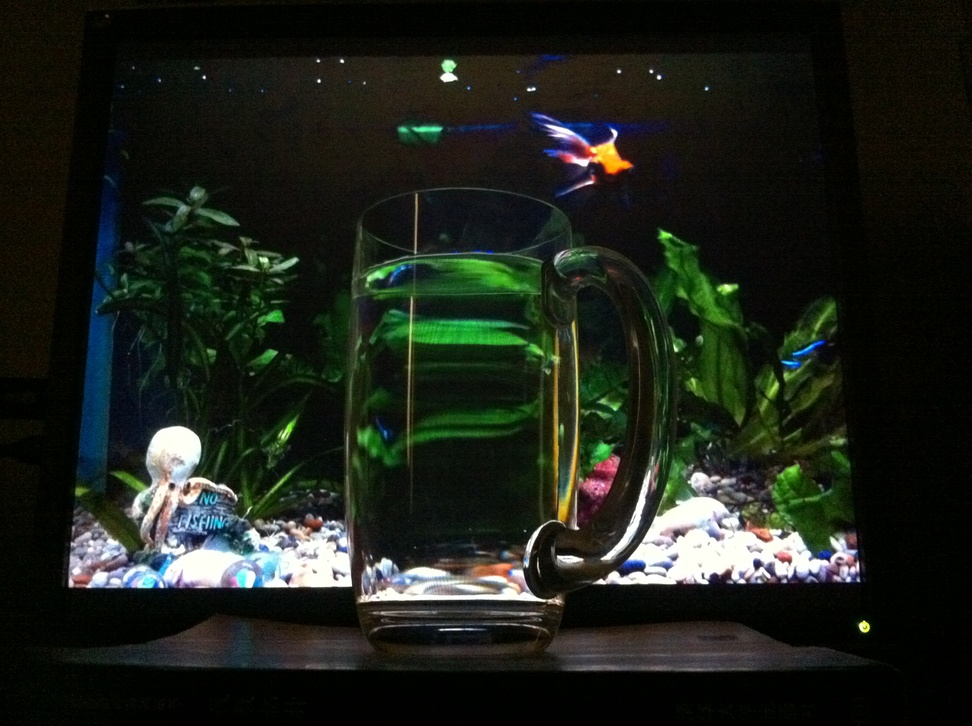
%> input picture homework1/3/mug1.jpg, 972 x 726 px, shrunk from 2592 x 1936 before the run
$ octave detect_script.m   (GNU Octave 9; MATLAB toolbox functions it lacks are replaced by stand-ins)
%> lines starting %> are read from the running program, lines starting %| are printed output that depends on the picture; in (x1, y1, x2, y2) boxes, pixels count from 0 and x2, y2 are one past the last pixel; in counts of white or black regions, pixels touching at a corner belong together; the program's own positions count from 1
### homework1/3/detectTransparent.m
function [img1_transparant,img2_transparant] = detectTransparent(img1, img2)

load ('mug_points.mat');

% extract p1 and p2 from pts

H2to1 = computeH(p1,p2);
% get height and width of two images
height1=size(img1,1);
width1=size(img1,2);
height2=size(img2,1);
width2=size(img2,2);
% right-up corner of warped image
rightUpCorner=(H2to1*[width2;1;1]);
rightUpCorner=rightUpCorner./rightUpCorner(3);
% right-down corner of warped image
rightDownCorner=(H2to1*[width2;height2;1]);
rightDownCorner=rightDownCorner./rightDownCorner(3);
% left-up corner of warped image
leftUpCorner=(H2to1*[1;1;1]);
leftUpCorner=leftUpCorner./leftUpCorner(3);
% left-down corner of warped image
leftDownCorner=(H2to1*[1;height2;1]);
leftDownCorner=leftDownCorner./leftDownCorner(3);
% width and height of the final image
maxwidth=max([rightUpCorner(1),rightDownCorner(1),width1]);
minwidth=min([leftUpCorner(1),leftDownCorner(1),0]);
width=maxwidth-minwidth;
maxheight=max([leftDownCorner(2),rightDownCorner(2),height1]);
minheight=min([rightUpCorner(2),leftUpCorner(2),0]);
height=maxheight-minheight;

% scale
scale=1280/width;
out_size = round(scale*[height,width]);
% Define a function to create an affine scaling matrix
Scalef = @(s)([ s 0 0;
                0 s 0;
                0 0 1]);
Transf = @(tx,ty)([1 0 tx;
                   0 1 ty;
                   0 0 1]);
% Finally get the M
M = Transf(-scale*minwidth,-scale*minheight)*Scalef(scale);

warp_img1=warpH(img1, M, out_size,0);
warp_img2=warpH(img2, M*H2to1, out_size,0);

% calculate mask
mask = zeros(size(warp_img1,1), size(warp_img1,2));
mask(~(warp_img1(:,:,1)==0 & warp_img1(:,:,2)==0 &warp_img1(:,:,3)==0))=1;
left=round(scale*width1);
mask = bsxfun(@times,mask,[linspace(1,0,left) zeros(1,size(warp_img2,2)-left)]);
temp=warp_img2(:,:,1)==0 & warp_img2(:,:,2)==0 &warp_img2(:,:,3)==0;
se = strel('disk',20);
temp=imdilate(temp,se);
mask(mask~=0&temp)=1;

%get panoImage
panoImg=uint8(bsxfun(@times,mask,double(warp_img1))+bsxfun(@times,(1-mask),double(warp_img2)));

%find mug
Img_mug =panoImg-warp_img2;

%make image fluent
im_gray=rgb2gray(Img_mug);
sigma = 2;
gausFilter = fspecial('gaussian',[6 6],sigma);
im_gray=imfilter(im_gray,gausFilter,'replicate');

%paint gray
index_transparant = find(im_gray>20);
secImg_R = warp_img1(:,:,1);
secImg_G = warp_img1(:,:,2);
secImg_B = warp_img1(:,:,3);
secImg_R(index_transparant) = 150;
secImg_G(index_transparant) = 150;
secImg_B(index_transparant) = 150;
warp_img1_gray(:,:,1)=secImg_R;
warp_img1_gray(:,:,2)=secImg_G;
warp_img1_gray(:,:,3)=secImg_B;

%get the result
M_inv = inv(M);
out_size = size(img1);
img1_transparant = warpH(warp_img1_gray, M_inv, out_size,0);

%find mug
sec2Img =panoImg-warp_img1;

%make image fluent
im_gray=rgb2gray(sec2Img);
sigma = 2;
gausFilter = fspecial('gaussian',[6 6],sigma);
im_gray=imfilter(im_gray,gausFilter,'replicate');

%paint gray
index_transparant = find(im_gray>20);
secImg_R = warp_img2(:,:,1);
secImg_G = warp_img2(:,:,2);
secImg_B = warp_img2(:,:,3);
secImg_R(index_transparant) = 150;
secImg_G(index_transparant) = 150;
secImg_B(index_transparant) = 150;
warp_img2_gray(:,:,1)=secImg_R;
warp_img2_gray(:,:,2)=secImg_G;
warp_img2_gray(:,:,3)=secImg_B;

%get the result
out_size = size(img2);
img2_transparant = warpH(warp_img2_gray, inv(M*H2to1), out_size,0);

end

### homework1/1/warpH.m
function warp_im = warpH(im, H, out_size,fill_value)
% warpH projective image warping
%   warp_im=warpA(im, A, out_size)
%   Warps a size (w,h,channels) image im using the  (3,3) homography H
%   producing an (out_size(1),out_size(2)) output image warp_im
%
%   The pixels of warp_im are sampled at (x,y) coordinates
%   (1,1)-(out_size(2),out_size(1))
%
%   The coordinates of the pixels in the source image
%   are taken to be  $(1,1)-(size(im,2), size(im,1)) and
%   are transformed according to:
%   warped_coords := H*source_coords
%
%   warp_im=warpA(im, A, out_size,fill_value)
%   Uses fill_value (scalar) to paint empty regions.


if ~exist('fill_value', 'var') || isempty(fill_value)
    fill_value = 0;
end

tform = maketform( 'projective', H');
warp_im = imtransform( im, tform, 'bilinear', 'XData', [1 out_size(2)], 'YData', [1 out_size(1)], 'Size', out_size(1:2), 'FillValues', fill_value*ones(size(im,3),1));
end

### homework1/2/computeH.m
function H2to1 = computeH(p1,p2)
% Input:
% p1 points in image1
% p2 points in image2
% both are 2*n matrix
% Output:
% H2to1 3*3 matrix mapping points p2 to points p1

p1 = p1';
p2 = p2';

% add ones to the last column
P1 = [p1,ones(length(p1),1)];
P2 = [p2,ones(length(p2),1)];

% row of A corresponding to x coordinates
L1 = [-P2,zeros(length(p1),3),bsxfun(@times,P1(:,1),P2)];
% row of A corresponding to y coordinates
L2 = [zeros(length(p1),3),-P2,bsxfun(@times,P1(:,2),P2)];

% Singular Value Decomposition
A = [L1;L2];
W = A' * A;
W = W / max(W(:));
[U,D,V] = svd(W);
% H2to1 is the eigenvecotr
H2to1 = U(:,end);
H2to1 = reshape(H2to1,3,3);
H2to1 = H2to1';

end

### homework1/3/detect_script.m
close all;
clear all;
clc;
%%
img1=imread('mug1.jpg');
%> img1 is the input picture: size 726x972x3 uint8; mean R, G, B 29.5, 34.6, 26.7
img2=imread('mug2.jpg');
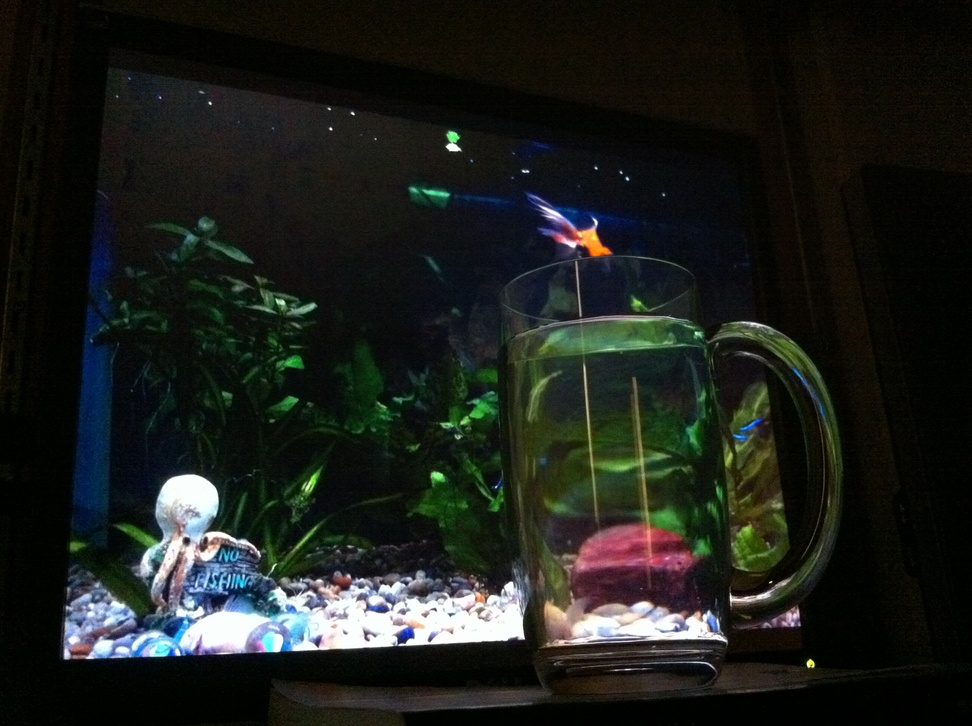
%> input picture homework1/3/mug2.jpg, 972 x 726 px, shrunk from 2592 x 1936 before the run
%> img2 is the input picture: size 726x972x3 uint8; mean R, G, B 28.5, 31.7, 27.4

load('mug_points.mat')
pts=[p1;p2];
[originTransparant1,originTransparant2] = detectTransparent(img1, img2);
%> in detectTransparent, `mask(~(warp_img1(:,:,1)==0 & warp_img1(:,:,2)==0 &warp_img1(:,:,3)==0)..`:
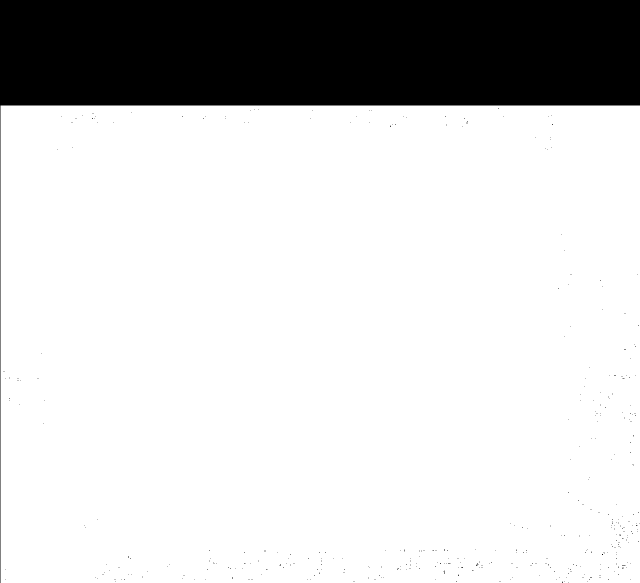
%> mask: size 1166x1280 double (shown at 1/2 size); values 0 (black) and 1 (white), 81.8% white; 384 black regions (383 under 20 px), largest, box (x1, y1, x2, y2) and area: (0, 0, 1280, 1166) 271035
%> in detectTransparent, `temp=warp_img2(:,:,1)==0 & warp_img2(:,:,2)==0 &warp_img2(:,:,3)==0;`: temp: size 1166x1280 logical; 29% white; 225 white regions (224 under 20 px), largest, box (x1, y1, x2, y2) and area: (0, 0, 1280, 1166) 432349
%> in detectTransparent, `temp=imdilate(temp,se);`: temp: size 1166x1280 logical; 40.6% white; 13 white regions, largest, box (x1, y1, x2, y2) and area: (0, 0, 1280, 1166) 573528, (1003, 755, 1114, 917) 10597, (122, 499, 172, 604) 3521
%> in detectTransparent, `mask(mask~=0&temp)=1;`:
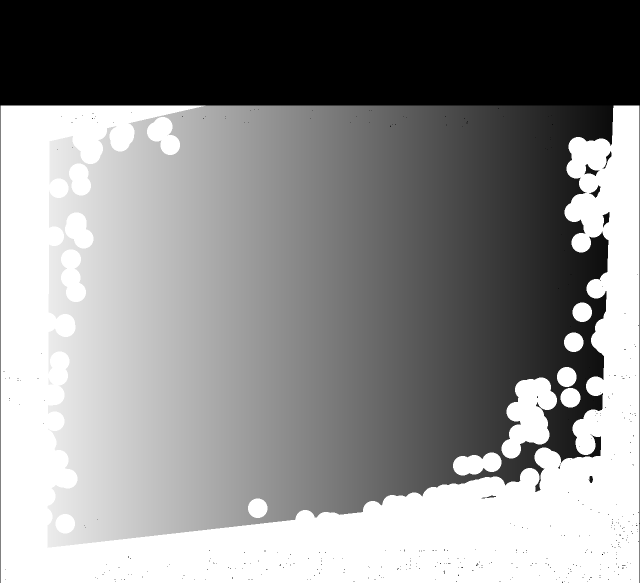
%> mask: size 1166x1280 double (shown at 1/2 size); min 0, max 1, mean 0.549
%> in detectTransparent, `im_gray=rgb2gray(Img_mug);`:
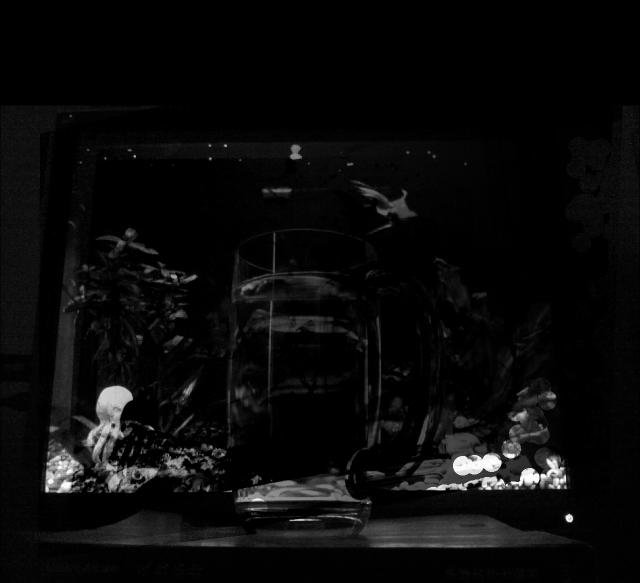
%> im_gray: size 1166x1280 uint8 (shown at 1/2 size); min 0, max 255, mean 10.4
%> in detectTransparent, `index_transparant = find(im_gray>20);`: index_transparant = 183613 values from 88967 to 1471722
%> in detectTransparent, `secImg_R(index_transparant) = 150;`: secImg_R: size 1166x1280 uint8; min 0, max 255, mean 31.3
%> in detectTransparent, `secImg_G(index_transparant) = 150;`: secImg_G: size 1166x1280 uint8; min 0, max 255, mean 34.2
%> in detectTransparent, `secImg_B(index_transparant) = 150;`: secImg_B: size 1166x1280 uint8; min 0, max 255, mean 29
%> in detectTransparent, `sec2Img =panoImg-warp_img1;`:
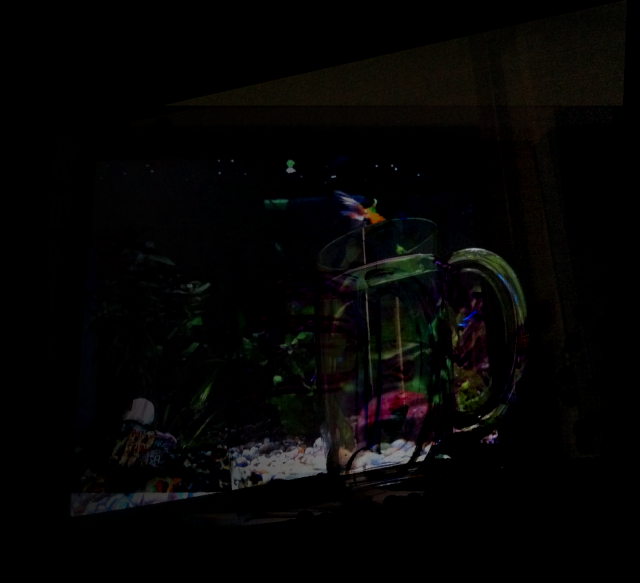
%> sec2Img: size 1166x1280x3 uint8 (shown at 1/2 size); mean R, G, B 5.1, 4.7, 4.1
%> in detectTransparent, `index_transparant = find(im_gray>20);`: index_transparant = 81845 values from 167761 to 1227962
%> in detectTransparent, `secImg_R(index_transparant) = 150;`: secImg_R: size 1166x1280 uint8; min 0, max 255, mean 21.9
%> in detectTransparent, `secImg_G(index_transparant) = 150;`: secImg_G: size 1166x1280 uint8; min 0, max 255, mean 23.7
%> in detectTransparent, `secImg_B(index_transparant) = 150;`:
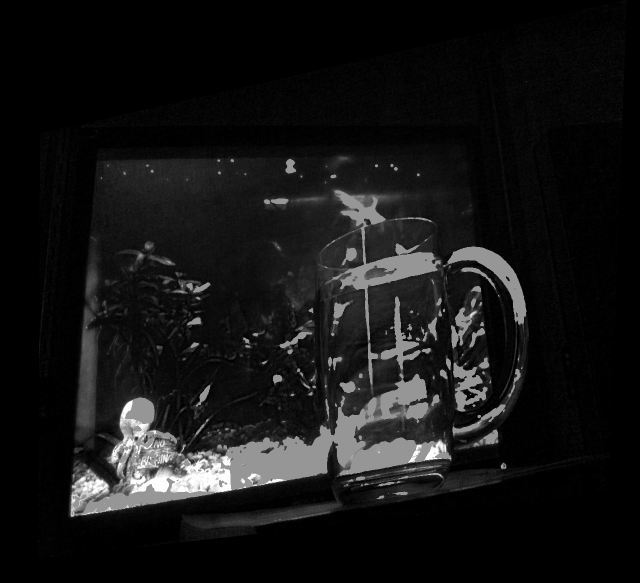
%> secImg_B: size 1166x1280 uint8 (shown at 1/2 size); min 0, max 255, mean 21.1
%> call 4 of warpH, with out_size = [726 972 3], fill_value = 0
%> in warpH (call 4), `warp_im = imtransform( im, tform, 'bilinear', 'XData', [1 out_size(2)]..`:
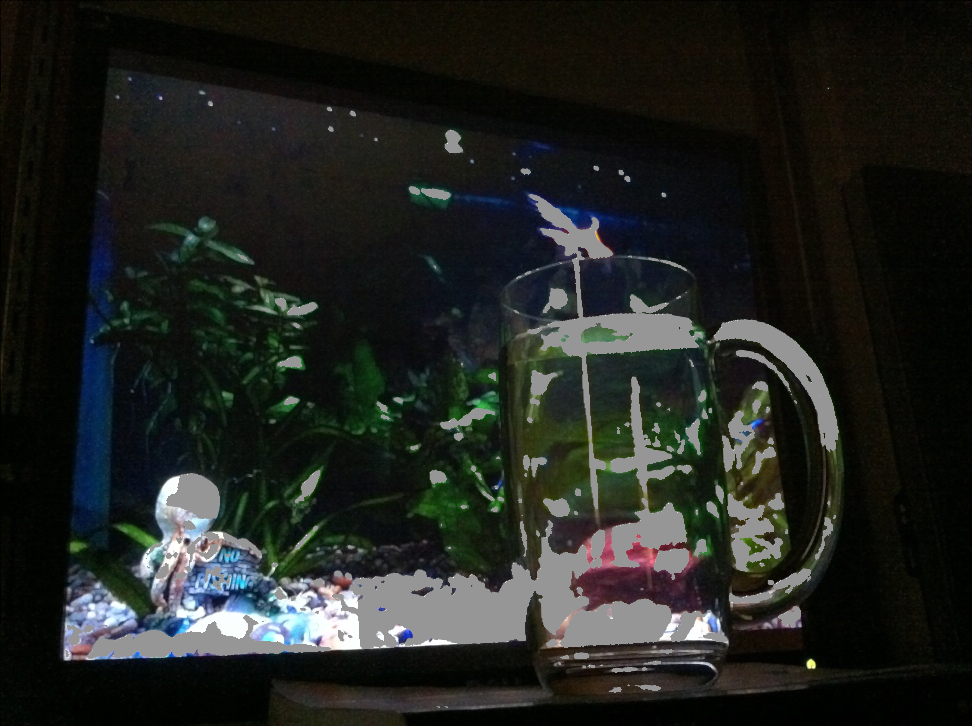
%> warp_im: size 726x972x3 uint8; mean R, G, B 33.1, 36, 32.4
figure(1);
imshow(originTransparant1);
% imwrite(originTransparant1,'img1_transparant.jpg');
hold on;

figure(2);
imshow(originTransparant2);
% imwrite(originTransparant2,'img2_transparant.jpg');
